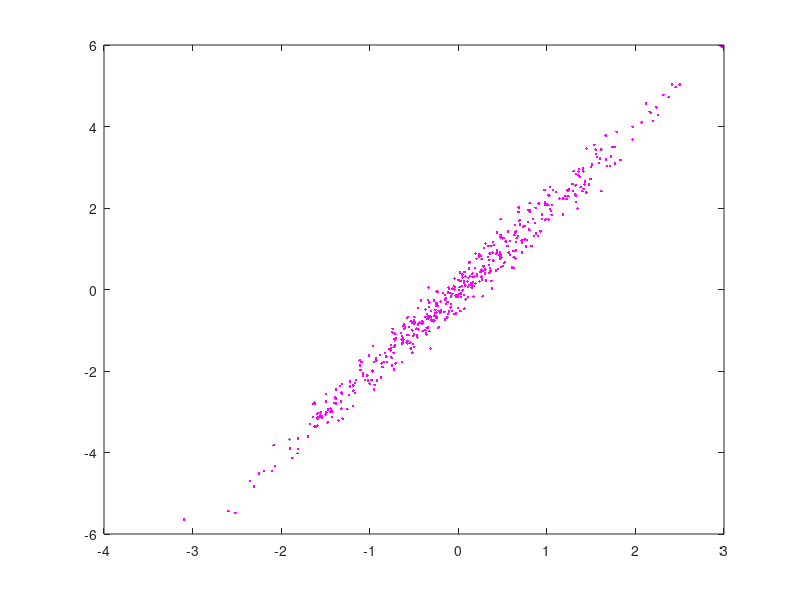

Source code (MATLAB): (Note: this script raises an error after producing the figure.)
% Script showing how to run hmc_da and nuts_da on a 2-d strongly correlated
% normal distribution. 
% 
% Because of the relatively high overhead associated with recursion in Matlab
% and the very low cost of evaluating gradients and likelihoods for the
% 2-d normal, NUTS adds an appreciable amount of overhead for this example.
% This overhead becomes negligible if evaluating gradients and
% likelihoods takes more than a few milliseconds.

% Copyright (c) 2011, Matthew D. Hoffman
% All rights reserved.
% 
% Redistribution and use in source and binary forms, with or without modification, are permitted provided that the following conditions are met:
% 
% Redistributions of source code must retain the above copyright notice, this list of conditions and the following disclaimer.
% Redistributions in binary form must reproduce the above copyright notice, this list of conditions and the following disclaimer in the documentation and/or other materials provided with the distribution.
% THIS SOFTWARE IS PROVIDED BY THE COPYRIGHT HOLDERS AND CONTRIBUTORS "AS IS" AND ANY EXPRESS OR IMPLIED WARRANTIES, INCLUDING, BUT NOT LIMITED TO, THE IMPLIED WARRANTIES OF MERCHANTABILITY AND FITNESS FOR A PARTICULAR PURPOSE ARE DISCLAIMED. IN NO EVENT SHALL THE COPYRIGHT HOLDER OR CONTRIBUTORS BE LIABLE FOR ANY DIRECT, INDIRECT, INCIDENTAL, SPECIAL, EXEMPLARY, OR CONSEQUENTIAL DAMAGES (INCLUDING, BUT NOT LIMITED TO, PROCUREMENT OF SUBSTITUTE GOODS OR SERVICES; LOSS OF USE, DATA, OR PROFITS; OR BUSINESS INTERRUPTION) HOWEVER CAUSED AND ON ANY THEORY OF LIABILITY, WHETHER IN CONTRACT, STRICT LIABILITY, OR TORT (INCLUDING NEGLIGENCE OR OTHERWISE) ARISING IN ANY WAY OUT OF THE USE OF THIS SOFTWARE, EVEN IF ADVISED OF THE POSSIBILITY OF SUCH DAMAGE.

D = 2;

temp = mvnrnd(zeros(1, 2), [1, 1.98; 1.98, 4], 500);
plot(temp(:, 1), temp(:, 2), '.m');

fprintf('Running HMC with dual averaging and trajectory length 0.2...\n');
tic;
[samples epsilon] = hmc_da(@correlated_normal, 5000, 5000, randn(1, D), 0.2);
samples = samples(1:10:end, :);
fprintf('Done. Final epsilon = %f. Took %f seconds.\n', epsilon, toc);
hold on;
plot(samples(:, 1), samples(:, 2), 'y.');
hold off;
mu = mean(samples)
stddev = sqrt(mean(samples.^2))
correlations = corr(samples)

fprintf('Running HMC with dual averaging and trajectory length 2...\n');
tic;
[samples epsilon] = hmc_da(@correlated_normal, 500, 500, randn(1, D), 2);
fprintf('Done. Final epsilon = %f. Took %f seconds.\n', epsilon, toc);
hold on;
plot(samples(:, 1), samples(:, 2), 'b.');
hold off;
mu = mean(samples)
stddev = sqrt(mean(samples.^2))
correlations = corr(samples)

fprintf('Running NUTS with dual averaging...\n');
tic;
[samples epsilon] = nuts_da(@correlated_normal, 500, 500, randn(1, D));
fprintf('Done. Final epsilon = %f. Took %f seconds.\n', epsilon, toc);
hold on;
plot(samples(:, 1), samples(:, 2), 'k.');
hold off;
mu = mean(samples)
stddev = sqrt(mean(samples.^2))
correlations = corr(samples)
